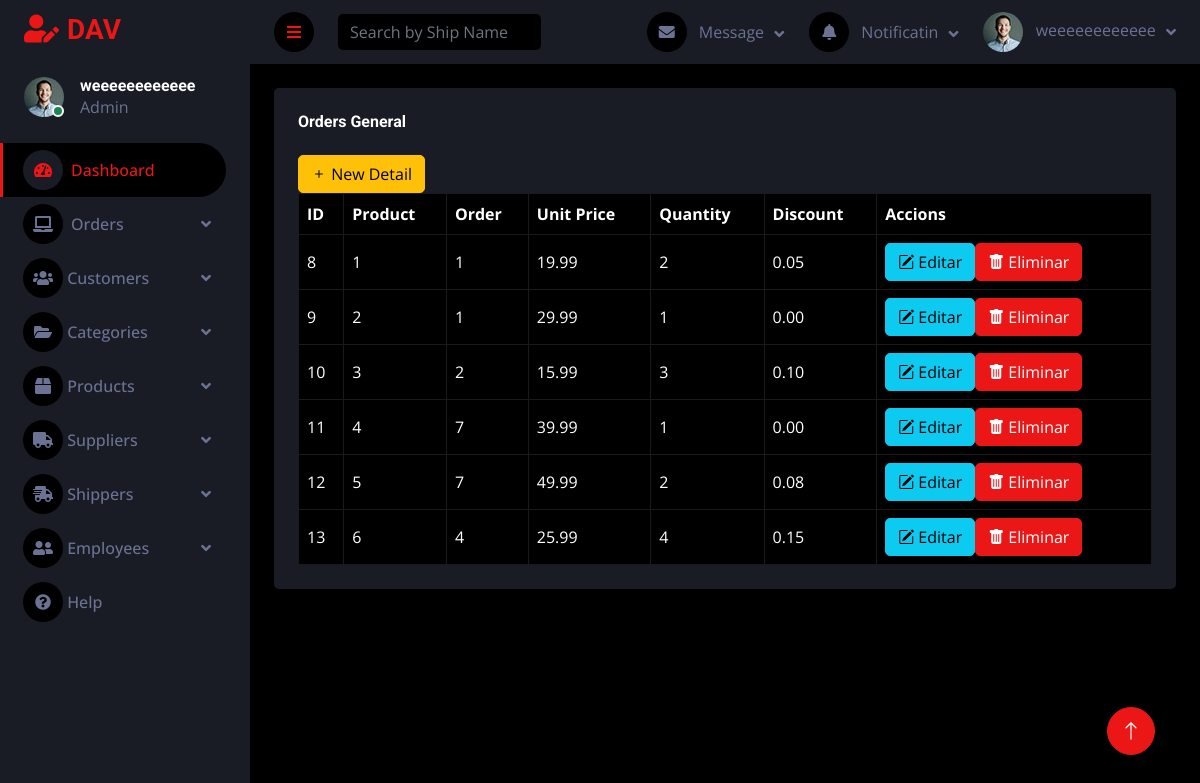
Page /z70list_det_oder.php (signed in) on the committed database.
### tables this page shows
CREATE TABLE `user` (
  `user_id` int(11) NOT NULL,
  `username` varchar(255) NOT NULL,
  `password` varchar(255) NOT NULL,
  `email` varchar(255) NOT NULL,
  `state` enum('activo','eliminado') DEFAULT 'activo'
);

CREATE TABLE `order_details` (
  `order_details_id` int(11) NOT NULL,
  `product_id` int(11) DEFAULT NULL,
  `order_id` int(11) DEFAULT NULL,
  `unit_price` decimal(10,2) DEFAULT NULL,
  `quantity` int(11) DEFAULT NULL,
  `discount` decimal(4,2) DEFAULT NULL,
  `state` enum('activo','eliminado') DEFAULT 'activo'
);

### z70list_det_oder.php (the view, shortened to what this page needs)
<!DOCTYPE html>
<html lang="en">
<head>
    <link href="https://cdnjs.cloudflare.com/ajax/libs/font-awesome/5.10.0/css/all.min.css" rel="stylesheet">
    <link href="https://cdn.jsdelivr.net/npm/bootstrap-icons@1.4.1/font/bootstrap-icons.css" rel="stylesheet">
    <link href="lib/owlcarousel/assets/owl.carousel.min.css" rel="stylesheet">
    <link href="lib/tempusdominus/css/tempusdominus-bootstrap-4.min.css" rel="stylesheet" />
    <link href="css/bootstrap.min.css" rel="stylesheet">
    <link href="css/style.css" rel="stylesheet">
</head>
<body>
    <div class="container-fluid position-relative d-flex p-0">
        <div class="sidebar pe-4 pb-3">
            <nav class="navbar bg-secondary navbar-dark">
                <a href="index2.php" class="navbar-brand mx-4 mb-3">
                    <h3 class="text-primary"><i class="fa fa-user-edit me-2"></i>DAV</h3>
                </a>
                <div class="d-flex align-items-center ms-4 mb-4">
                    <div class="position-relative">
                        <img class="rounded-circle" src="img/user.jpg" alt="" style="width: 40px; height: 40px;">
                        <div class="bg-success rounded-circle border border-2 border-white position-absolute end-0 bottom-0 p-1"></div>
                    </div>
                    <div class="ms-3">
                        <h6 class="mb-0">
                        <?php
                                    include 'sistem/data_base/conn.php';
                                    if (isset($_SESSION['user_id'])) {
                                        $userId = $_SESSION['user_id'];
                                        $sql = "SELECT username FROM user WHERE user_id = $userId";
                                        $result = mysqli_query($conn, $sql);
                                        if ($result) {
                                            $row = mysqli_fetch_assoc($result);
                                            $username = $row['username'];
                                            echo $username;
                                        } else {
                                            echo "Error al ejecutar la consulta: " . mysqli_error($conn);
                                        }
                                    } else {
                                        header("Location: index.html");
                                        exit();
                                    }
                                ?>
                        </h6>
                        <span>Admin</span>
                    </div>
                </div>
                <div class="navbar-nav w-100">
                    <a href="index2.php" class="nav-item nav-link active"><i class="fa fa-tachometer-alt me-2"></i>Dashboard</a>
                        <div class="nav-item dropdown">
                            <a href="#" class="nav-link dropdown-toggle" data-bs-toggle="dropdown"><i class="fa fa-laptop me-2"></i>Orders</a>
                        </div>
                        <div class="nav-item dropdown">
                            <a href="#" class="nav-link dropdown-toggle" data-bs-toggle="dropdown"><i class="fas fa-users"></i> Customers</a>
                        </div>
                        <div class="nav-item dropdown">
                            <a href="#" class="nav-link dropdown-toggle" data-bs-toggle="dropdown"><i class="fas fa-folder-open"></i> Categories</a>
                        </div>
                        <div class="nav-item dropdown">
                            <a href="#" class="nav-link dropdown-toggle" data-bs-toggle="dropdown"><i class="fas fa-box"></i> Products</a>
                        </div>
                        <div class="nav-item dropdown">
                            <a href="#" class="nav-link dropdown-toggle" data-bs-toggle="dropdown"><i class="fas fa-truck"></i> Suppliers</a>
                        </div>
                        <div class="nav-item dropdown">
                            <a href="#" class="nav-link dropdown-toggle" data-bs-toggle="dropdown"><i class="fas fa-shipping-fast"></i> Shippers</a>
                        </div>
                        <div class="nav-item dropdown">
                            <a href="#" class="nav-link dropdown-toggle" data-bs-toggle="dropdown"><i class="fas fa-user-friends"></i> Employees</a>
                        </div>
                        <a href="404.php" class="nav-item nav-link"><i class="fas fa-question-circle"></i> Help</a>
                        </div>
                    </div>
                </div>
        <div class="content">
            <nav class="navbar navbar-expand bg-secondary navbar-dark sticky-top px-4 py-0">
                <a href="#" class="sidebar-toggler flex-shrink-0">
                    <i class="fa fa-bars"></i>
                </a>
                <form class="d-none d-md-flex ms-4">
                    <input class="form-control bg-dark border-0" type="search" placeholder="Search by Ship Name">
                </form>
                <div class="navbar-nav align-items-center ms-auto">
                    <div class="nav-item dropdown">
                        <a href="#" class="nav-link dropdown-toggle" data-bs-toggle="dropdown">
                            <i class="fa fa-envelope me-lg-2"></i>
                            <span class="d-none d-lg-inline-flex">Message</span>
                        </a>
                    </div>
                    <div class="nav-item dropdown">
                        <a href="#" class="nav-link dropdown-toggle" data-bs-toggle="dropdown">
                            <i class="fa fa-bell me-lg-2"></i>
                            <span class="d-none d-lg-inline-flex">Notificatin</span>
                        </a>
                    </div>
                    <div class="nav-item dropdown">
                        <a href="#" class="nav-link dropdown-toggle" data-bs-toggle="dropdown">
                            <img class="rounded-circle me-lg-2" src="img/user.jpg" alt="" style="width: 40px; height: 40px;">
                            <span class="d-none d-lg-inline-flex">
                            <?php
                                    include 'sistem/data_base/conn.php';
                                    if (isset($_SESSION['user_id'])) {
                                        $userId = $_SESSION['user_id'];
                                        $sql = "SELECT username FROM user WHERE user_id = $userId";
                                        $result = mysqli_query($conn, $sql);
                                        if ($result) {
                                            $row = mysqli_fetch_assoc($result);
                                            $username = $row['username'];
                                            echo $username;
                                        } else {
                                            echo "Error al ejecutar la consulta: " . mysqli_error($conn);
                                        }
                                    } else {
                                        header("Location: index.html");
                                        exit();
                                    }
                                    ?>
                            </span>
                        </a>
                    </div>
                </div>
            </nav>
            <div class="container-fluid pt-4 px-4">
                <div class="row g-4">
                    <div class="col-sm-12 col-xl-35">
                        <div class="bg-secondary rounded h-100 p-4">
                            <h6 class="mb-4">Orders General</h6>
            <div class="container-fluid pt-0 px-0">
                <div class="bg-secondary text-center rounded p-0">
                    <div class="d-flex align-items-center justify-content-between mb-0">
                        <div class="d-flex justify-content-between align-items-center">
                                <a href="z71newdet_order.php" class="btn btn-warning"><i class="bi bi-plus"></i> New Detail</a>
                            </div>
                    </div>
                    <div class="table-responsive">
                        <table class="table text-start align-middle table-bordered table-hover mb-0 table-dark">
                            <thead>
                                <tr>
                                    <th> ID</th>
                                    <th>Product</th>
                                    <th>Order</th>
                                    <th>Unit Price</th>
                                    <th>Quantity</th>
                                    <th>Discount</th>
                                    <th>Accions</th>
                                </tr>
                            </thead>
                                <tbody>
                                    <?php
                                    include 'sistem/data_base/conn.php';
                                    $query = "SELECT * FROM order_details WHERE state = 'Activo'";
                                    $result = mysqli_query($conn, $query);
                                    if (mysqli_num_rows($result) > 0) {
                                        while ($row = mysqli_fetch_assoc($result)) {
                                            echo "<tr>";
                                            echo "<td>" . $row['order_details_id'] . "</td>";
                                            echo "<td>" . $row['product_id'] . "</td>";
                                            echo "<td>" . $row['order_id'] . "</td>";
                                            echo "<td>" . $row['unit_price'] . "</td>";
                                            echo "<td>" . $row['quantity'] . "</td>";
                                            echo "<td>" . $row['discount'] . "</td>";
                                            echo "<td>";
                                            echo "<div class='btn-group btn-group-space'>";
                                            echo "<form method='post' action='z14editar_orden.php'>";
                                            echo "<button type='submit' class='btn btn-info'>";
                                            echo "<i class='bi bi-pencil-square'></i> Editar";
                                            echo "</button>";
                                            echo "</form>";
                                            echo "<form method='post' action='z16eliminar_orden.php'>";
                                            echo "<button type='button' class='btn btn-primary confirm-delete' data-orderid='" . $row['order_details_id'] . "'>";
                                            echo "<i class='bi bi-trash-fill'></i> Eliminar";
                                            echo "</button>";
                                            echo "</form>";
                                            echo "</div>";
                                            echo "</td>";
                                            echo "</tr>";
                                        }
                                    } else {
                                        echo "<tr><td colspan='17'>No se encontraron órdenes en la base de datos.</td></tr>";
                                    }
                                    ?>
                                </tbody>
                        </table>
                    </div>
                </div>
            </div>
                        </div>
                    </div>
                </div>
            </div>
        </div>
        <a href="#" class="btn btn-lg btn-primary btn-lg-square back-to-top"><i class="bi bi-arrow-up"></i></a>
</body>
</html>

### css/style.css (style rules this page uses)
:root { --primary: #EB1616; --secondary: #191C24; --light: #6C7293; --dark: #000000; }
.back-to-top { position: fixed; display: none; right: 45px; bottom: 45px; z-index: 99; }
.btn { transition: .5s; }
.btn-lg-square { width: 48px; height: 48px; }
.btn-square, .btn-sm-square, .btn-lg-square { padding: 0; display: inline-flex; align-items: center; justify-content: center; font-weight: normal; border-radius: 50px; }
.sidebar { position: fixed; top: 0; left: 0; bottom: 0; width: 250px; height: 100vh; overflow-y: auto; background: var(--secondary); transition: 0.5s; z-index: 999; }
.content { margin-left: 250px; min-height: 100vh; background: var(--dark); transition: 0.5s; }
@media (min-width: 992px) { .sidebar { margin-left: 0; } }
@media (min-width: 992px) { .content { width: calc(100% - 250px); } }
.sidebar .navbar .navbar-nav .nav-link { padding: 7px 20px; color: var(--light); font-weight: 500; border-left: 3px solid var(--secondary); border-radius: 0 30px 30px 0; outline: none; }
.sidebar .navbar .navbar-nav .nav-link:hover, .sidebar .navbar .navbar-nav .nav-link.active { color: var(--primary); background: var(--dark); border-color: var(--primary); }
.sidebar .navbar .navbar-nav .nav-link i { width: 40px; height: 40px; display: inline-flex; align-items: center; justify-content: center; background: var(--dark); border-radius: 40px; }
.sidebar .navbar .navbar-nav .nav-link:hover i, .sidebar .navbar .navbar-nav .nav-link.active i { background: var(--secondary); }
.sidebar .navbar .dropdown-toggle::after { position: absolute; top: 15px; right: 15px; border: none; content: "\f107"; font-family: "Font Awesome 5 Free"; font-weight: 900; transition: .5s; }
.content .navbar .navbar-nav .nav-link { margin-left: 25px; padding: 12px 0; color: var(--light); outline: none; }
.content .navbar .sidebar-toggler, .content .navbar .navbar-nav .nav-link i { width: 40px; height: 40px; display: inline-flex; align-items: center; justify-content: center; background: var(--dark); border-radius: 40px; }
.content .navbar .dropdown-toggle::after { margin-left: 6px; vertical-align: middle; border: none; content: "\f107"; font-family: "Font Awesome 5 Free"; font-weight: 900; transition: .5s; }

### rows in the picture
user: username "weeeeeeeeeeee"
order_details: order_details_id "8", product "1", order "1", unit_price "19.99", quantity "2", discount "0.05"
order_details: order_details_id "9", product "2", order "1", unit_price "29.99", quantity "1", discount "0.00"
order_details: order_details_id "10", product "3", order "2", unit_price "15.99", quantity "3", discount "0.10"
order_details: order_details_id "11", product "4", order "7", unit_price "39.99", quantity "1", discount "0.00"
order_details: order_details_id "12", product "5", order "7", unit_price "49.99", quantity "2", discount "0.08"
order_details: order_details_id "13", product "6", order "4", unit_price "25.99", quantity "4", discount "0.15"
